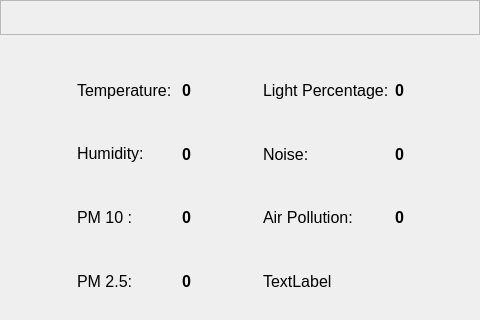
<?xml version="1.0" encoding="UTF-8"?>
<ui version="4.0">
 <class>MainWindow</class>
 <widget class="QMainWindow" name="MainWindow">
  <property name="geometry">
   <rect>
    <x>0</x>
    <y>0</y>
    <width>480</width>
    <height>320</height>
   </rect>
  </property>
  <property name="minimumSize">
   <size>
    <width>480</width>
    <height>320</height>
   </size>
  </property>
  <property name="maximumSize">
   <size>
    <width>480</width>
    <height>320</height>
   </size>
  </property>
  <property name="windowTitle">
   <string>MainWindow</string>
  </property>
  <widget class="QWidget" name="centralWidget">
   <widget class="QFrame" name="frame">
    <property name="geometry">
     <rect>
      <x>0</x>
      <y>0</y>
      <width>480</width>
      <height>35</height>
     </rect>
    </property>
    <property name="sizePolicy">
     <sizepolicy hsizetype="Expanding" vsizetype="Preferred">
      <horstretch>0</horstretch>
      <verstretch>0</verstretch>
     </sizepolicy>
    </property>
    <property name="minimumSize">
     <size>
      <width>0</width>
      <height>0</height>
     </size>
    </property>
    <property name="frameShape">
     <enum>QFrame::StyledPanel</enum>
    </property>
    <property name="frameShadow">
     <enum>QFrame::Raised</enum>
    </property>
    <layout class="QHBoxLayout" name="horizontalLayout">
     <item>
      <widget class="QLabel" name="date">
       <property name="font">
        <font>
         <pointsize>12</pointsize>
        </font>
       </property>
       <property name="text">
        <string/>
       </property>
      </widget>
     </item>
     <item>
      <spacer name="horizontalSpacer_3">
       <property name="orientation">
        <enum>Qt::Horizontal</enum>
       </property>
       <property name="sizeHint" stdset="0">
        <size>
         <width>40</width>
         <height>20</height>
        </size>
       </property>
      </spacer>
     </item>
     <item>
      <widget class="QLabel" name="time">
       <property name="font">
        <font>
         <pointsize>12</pointsize>
        </font>
       </property>
       <property name="text">
        <string/>
       </property>
      </widget>
     </item>
     <item>
      <spacer name="horizontalSpacer_2">
       <property name="orientation">
        <enum>Qt::Horizontal</enum>
       </property>
       <property name="sizeHint" stdset="0">
        <size>
         <width>40</width>
         <height>20</height>
        </size>
       </property>
      </spacer>
     </item>
     <item>
      <widget class="QLabel" name="Ip">
       <property name="font">
        <font>
         <pointsize>12</pointsize>
        </font>
       </property>
       <property name="text">
        <string/>
       </property>
      </widget>
     </item>
     <item>
      <spacer name="horizontalSpacer">
       <property name="orientation">
        <enum>Qt::Horizontal</enum>
       </property>
       <property name="sizeHint" stdset="0">
        <size>
         <width>40</width>
         <height>20</height>
        </size>
       </property>
      </spacer>
     </item>
     <item>
      <widget class="QLabel" name="wifiImg">
       <property name="font">
        <font>
         <pointsize>12</pointsize>
        </font>
       </property>
       <property name="text">
        <string/>
       </property>
      </widget>
     </item>
    </layout>
   </widget>
   <widget class="QWidget" name="gridLayoutWidget">
    <property name="geometry">
     <rect>
      <x>0</x>
      <y>30</y>
      <width>481</width>
      <height>291</height>
     </rect>
    </property>
    <property name="font">
     <font>
      <pointsize>12</pointsize>
     </font>
    </property>
    <layout class="QGridLayout" name="gridLayout">
     <item row="3" column="5">
      <widget class="QLabel" name="noiselbl">
       <property name="font">
        <font>
         <weight>75</weight>
         <bold>true</bold>
        </font>
       </property>
       <property name="styleSheet">
        <string notr="true">font-weight: bold</string>
       </property>
       <property name="text">
        <string>0</string>
       </property>
      </widget>
     </item>
     <item row="4" column="1">
      <widget class="QLabel" name="label_10">
       <property name="font">
        <font>
         <pointsize>12</pointsize>
        </font>
       </property>
       <property name="text">
        <string>PM 10 : </string>
       </property>
      </widget>
     </item>
     <item row="3" column="4">
      <widget class="QLabel" name="label_8">
       <property name="font">
        <font>
         <pointsize>12</pointsize>
        </font>
       </property>
       <property name="text">
        <string>Noise: </string>
       </property>
      </widget>
     </item>
     <item row="2" column="4">
      <widget class="QLabel" name="label_5">
       <property name="font">
        <font>
         <pointsize>12</pointsize>
        </font>
       </property>
       <property name="text">
        <string>Light Percentage:</string>
       </property>
      </widget>
     </item>
     <item row="4" column="0">
      <spacer name="horizontalSpacer_5">
       <property name="orientation">
        <enum>Qt::Horizontal</enum>
       </property>
       <property name="sizeHint" stdset="0">
        <size>
         <width>40</width>
         <height>20</height>
        </size>
       </property>
      </spacer>
     </item>
     <item row="4" column="6">
      <spacer name="horizontalSpacer_6">
       <property name="orientation">
        <enum>Qt::Horizontal</enum>
       </property>
       <property name="sizeHint" stdset="0">
        <size>
         <width>40</width>
         <height>20</height>
        </size>
       </property>
      </spacer>
     </item>
     <item row="2" column="5">
      <widget class="QLabel" name="lightlbl">
       <property name="font">
        <font>
         <weight>75</weight>
         <bold>true</bold>
        </font>
       </property>
       <property name="styleSheet">
        <string notr="true">font-weight: bold</string>
       </property>
       <property name="text">
        <string>0</string>
       </property>
      </widget>
     </item>
     <item row="4" column="4">
      <widget class="QLabel" name="label_12">
       <property name="font">
        <font>
         <pointsize>12</pointsize>
        </font>
       </property>
       <property name="text">
        <string>Air Pollution: </string>
       </property>
      </widget>
     </item>
     <item row="4" column="2">
      <widget class="QLabel" name="pm2lbl">
       <property name="font">
        <font>
         <weight>75</weight>
         <bold>true</bold>
        </font>
       </property>
       <property name="styleSheet">
        <string notr="true">font-weight: bold</string>
       </property>
       <property name="text">
        <string>0</string>
       </property>
      </widget>
     </item>
     <item row="4" column="5">
      <widget class="QLabel" name="aqilbl">
       <property name="font">
        <font>
         <weight>75</weight>
         <bold>true</bold>
        </font>
       </property>
       <property name="styleSheet">
        <string notr="true">font-weight: bold</string>
       </property>
       <property name="text">
        <string>0</string>
       </property>
      </widget>
     </item>
     <item row="5" column="1">
      <widget class="QLabel" name="label_14">
       <property name="font">
        <font>
         <pointsize>12</pointsize>
        </font>
       </property>
       <property name="text">
        <string>PM 2.5:</string>
       </property>
      </widget>
     </item>
     <item row="5" column="2">
      <widget class="QLabel" name="pm10lbl">
       <property name="font">
        <font>
         <weight>75</weight>
         <bold>true</bold>
        </font>
       </property>
       <property name="styleSheet">
        <string notr="true">font-weight: bold</string>
       </property>
       <property name="text">
        <string>0</string>
       </property>
      </widget>
     </item>
     <item row="0" column="1">
      <spacer name="horizontalSpacer_4">
       <property name="orientation">
        <enum>Qt::Horizontal</enum>
       </property>
       <property name="sizeHint" stdset="0">
        <size>
         <width>40</width>
         <height>20</height>
        </size>
       </property>
      </spacer>
     </item>
     <item row="4" column="3">
      <spacer name="horizontalSpacer_7">
       <property name="orientation">
        <enum>Qt::Horizontal</enum>
       </property>
       <property name="sizeHint" stdset="0">
        <size>
         <width>40</width>
         <height>20</height>
        </size>
       </property>
      </spacer>
     </item>
     <item row="5" column="4">
      <widget class="QLabel" name="label">
       <property name="text">
        <string>TextLabel</string>
       </property>
      </widget>
     </item>
     <item row="3" column="1">
      <widget class="QLabel" name="label_3">
       <property name="font">
        <font>
         <pointsize>12</pointsize>
        </font>
       </property>
       <property name="text">
        <string>&lt;html&gt;&lt;head/&gt;&lt;body&gt;&lt;p&gt;Humidity:&lt;/p&gt;&lt;/body&gt;&lt;/html&gt;</string>
       </property>
      </widget>
     </item>
     <item row="3" column="2">
      <widget class="QLabel" name="humlbl">
       <property name="font">
        <font>
         <weight>75</weight>
         <bold>true</bold>
        </font>
       </property>
       <property name="styleSheet">
        <string notr="true">font-weight: bold</string>
       </property>
       <property name="text">
        <string>0</string>
       </property>
      </widget>
     </item>
     <item row="2" column="2">
      <widget class="QLabel" name="templbl">
       <property name="font">
        <font>
         <weight>75</weight>
         <bold>true</bold>
        </font>
       </property>
       <property name="styleSheet">
        <string notr="true">font-weight: bold</string>
       </property>
       <property name="text">
        <string>0</string>
       </property>
      </widget>
     </item>
     <item row="2" column="1">
      <widget class="QLabel" name="label_7">
       <property name="font">
        <font>
         <pointsize>12</pointsize>
        </font>
       </property>
       <property name="text">
        <string>Temperature: </string>
       </property>
      </widget>
     </item>
    </layout>
   </widget>
  </widget>
 </widget>
 <layoutdefault spacing="6" margin="11"/>
 <resources/>
 <connections/>
</ui>
